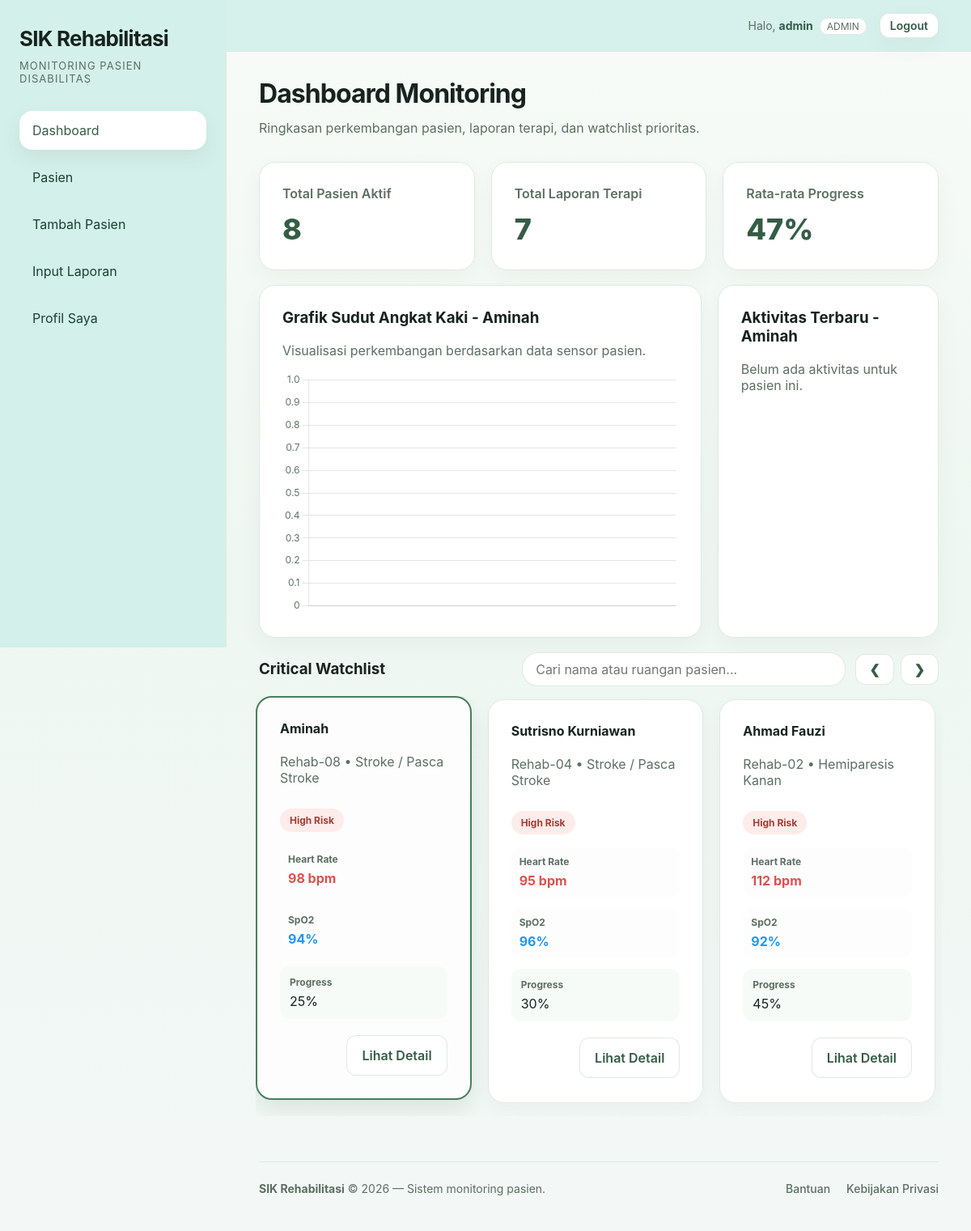
Page /index.php (signed in) on the committed database.
### tables this page shows
CREATE TABLE patients (
    id INT PRIMARY KEY AUTO_INCREMENT,
    code VARCHAR(20) NOT NULL UNIQUE,
    name VARCHAR(100) NOT NULL,
    age INT NOT NULL,
    gender ENUM('L','P') NOT NULL,
    address VARCHAR(150),
    diagnosis VARCHAR(100) NOT NULL,
    disability_type VARCHAR(50) NOT NULL,
    status ENUM('stable','monitoring','high-risk','urgent') NOT NULL DEFAULT 'monitoring',
    room VARCHAR(50),
    blood_type VARCHAR(5),
    admission_date DATE,
    clinician VARCHAR(100),
    progress INT DEFAULT 0,
    phase VARCHAR(30),
    latest_assessment DATETIME,
    heart_rate INT,
    spo2 INT,
    blood_pressure VARCHAR(15)
);

### includes/functions.php (called while the page is built, shortened)
<?php
function h(?string $value): string
{
    return htmlspecialchars((string)$value, ENT_QUOTES, 'UTF-8');
}
function getSummary(PDO $pdo): array
{
    $totalPatients = (int)$pdo->query("SELECT COUNT(*) FROM patients")->fetchColumn();
    $activeReports = (int)$pdo->query("SELECT COUNT(*) FROM reports")->fetchColumn();
    $avgProgress = (int)$pdo->query("SELECT COALESCE(AVG(progress), 0) FROM patients")->fetchColumn();
    return [
        'totalPatients' => $totalPatients,
        'activeReports' => $activeReports,
        'avgProgress' => $avgProgress,
    ];
}
function getSensorReadings(PDO $pdo, int $patientId): array
{
    $stmt = $pdo->prepare("SELECT * FROM sensor_readings WHERE patient_id = ? ORDER BY session_date ASC, id ASC");
    $stmt->execute([$patientId]);
    return $stmt->fetchAll();
}
function getWatchlist(PDO $pdo): array
{
    $sql = "SELECT * FROM patients ORDER BY FIELD(status, 'high-risk', 'urgent', 'monitoring', 'stable'), progress ASC";
    return $pdo->query($sql)->fetchAll();
}
function statusLabel(string $status): string
{
    $map = [
        'stable' => 'Stable',
        'monitoring' => 'Monitoring',
        'high-risk' => 'High Risk',
        'urgent' => 'Urgent',
    ];
    return $map[$status] ?? ucfirst($status);
}
?>

### index.php (the view, shortened to what this page needs)
<?php
require 'includes/db.php';
require 'includes/functions.php';
$summary = getSummary($pdo);
$watchlist = getWatchlist($pdo);
$selectedPatientId = isset($_GET['patient_id']) ? (int)$_GET['patient_id'] : null;
if ($selectedPatientId) {
    $chartPatient = getPatientById($pdo, $selectedPatientId);
} else {
    $chartPatient = $watchlist[0] ?? getPatients($pdo)[0] ?? null;
}
$activities = getActivities($pdo, $chartPatient ? (int)$chartPatient['id'] : null);
$chartData = $chartPatient ? getSensorReadings($pdo, (int)$chartPatient['id']) : [];
require 'includes/header.php';
?>
<div class="topbar">
    <div class="page-title">
        <h2>Dashboard Monitoring</h2>
        <p>Ringkasan perkembangan pasien, laporan terapi, dan watchlist prioritas.</p>
    </div>
</div>
<section class="stats-grid">
    <div class="card"><div class="muted" style="font-weight: 600;">Total Pasien Aktif</div><div class="stat-value"><?= $summary['totalPatients'] ?></div></div>
    <div class="card"><div class="muted" style="font-weight: 600;">Total Laporan Terapi</div><div class="stat-value"><?= $summary['activeReports'] ?></div></div>
    <div class="card"><div class="muted" style="font-weight: 600;">Rata-rata Progress</div><div class="stat-value"><?= $summary['avgProgress'] ?>%</div></div>
</section>
<section class="grid-2 mt-18">
    <div class="card">
        <h3>Grafik Sudut Angkat Kaki <?= $chartPatient ? '- ' . h($chartPatient['name']) : '' ?></h3>
        <p class="muted">Visualisasi perkembangan berdasarkan data sensor pasien.</p>
        <div class="chart-container">
            <canvas id="dashboardChart"></canvas>
        </div>
        <script>
            window.dashboardChartData = {
                labels: <?= json_encode(array_column($chartData, 'session_date')) ?>,
                values: <?= json_encode(array_map('floatval', array_column($chartData, 'angle'))) ?>,
                title: <?= json_encode($chartPatient ? $chartPatient['name'] : 'Tidak ada data') ?>
            };
        </script>
    </div>
    <div class="card">
        <h3>Aktivitas Terbaru <?= $chartPatient ? '- ' . h($chartPatient['name']) : '' ?></h3>
        <?php if (empty($activities)): ?>
            <p class="muted">Belum ada aktivitas untuk pasien ini.</p>
        <?php endif; ?>
    </div>
</section>
<section class="mt-18">
    <div style="display: flex; justify-content: space-between; align-items: center; margin-bottom: 16px; flex-wrap: wrap; gap: 12px;">
        <h3 style="margin: 0;">Critical Watchlist</h3>
        <div style="flex: 1; min-width: 200px; max-width: 400px; margin-left: auto;">
            <input type="text" id="dashboard-search" class="input" placeholder="Cari nama atau ruangan pasien..." style="padding: 10px 16px; border-radius: 20px;">
        </div>
        <div style="display: flex; gap: 8px;">
            <button class="btn btn-secondary" onclick="slideWatchlist(-1)" style="padding: 8px 16px; font-size: 16px; border-radius: 12px;">&#10094;</button>
            <button class="btn btn-secondary" onclick="slideWatchlist(1)" style="padding: 8px 16px; font-size: 16px; border-radius: 12px;">&#10095;</button>
        </div>
    </div>
    <div id="watchlist-track" class="slider-track">
        <?php foreach ($watchlist as $patient): ?>
            <?php
            $isSelected = $chartPatient && $chartPatient['id'] === $patient['id'];
            $cardStyle = 'cursor: pointer; transition: all 0.2s ease;';
            if ($isSelected) {
                $cardStyle .= ' border: 2px solid var(--primary); box-shadow: 0 12px 28px rgba(74, 125, 93, 0.15); transform: translateY(-4px); background: #fdfdfd;';
            }
            ?>
            <div class="card slider-card" style="<?= $cardStyle ?>" onclick="if(!event.target.closest('a')) window.location.href='?patient_id=<?= (int)$patient['id'] ?>'">
                <h4><?= h($patient['name']) ?></h4>
                <p class="muted"><?= h($patient['room']) ?> • <?= h($patient['diagnosis']) ?></p>
                <p class="status <?= h($patient['status']) ?>"><?= h(statusLabel($patient['status'])) ?></p>
                <div class="kv single" style="margin-top: 16px;">
                    <div class="item" style="background: #fdfdfd; padding: 10px;"><strong>Heart Rate</strong><span style="color: var(--danger); font-weight: bold;"><?= h((string)$patient['heart_rate']) ?> bpm</span></div>
                    <div class="item" style="background: #fdfdfd; padding: 10px;"><strong>SpO2</strong><span style="color: #2196F3; font-weight: bold;"><?= h((string)$patient['spo2']) ?>%</span></div>
                    <div class="item"><strong>Progress</strong><span><?= h((string)$patient['progress']) ?>%</span></div>
                </div>
                <div class="footer-actions">
                    <a class="btn btn-secondary" href="patient-detail.php?id=<?= (int)$patient['id'] ?>">Lihat Detail</a>
                </div>
            </div>
        <?php endforeach; ?>
    </div>
</section>
<?php require 'includes/footer.php'; ?>

### css/style.css (style rules this page uses)
:root { --primary: #4a7d5d; --primary-dark: #355c46; --primary-light: #e8f3ea; --surface: #ffffff; --bg: #f7fbf8; --text: #17231e; --muted: #5c6f62; --border: #dfe8e2; --danger: #d9534f; --warning: #eb9a3d; --success: #2d8b55; --shadow: 0 10px 30px rgba(23, 39, 31, 0.04); }
* { box-sizing: border-box; }
html { scroll-behavior: smooth; }
body { margin: 0; min-height: 100vh; font-family: 'Inter', system-ui, -apple-system, BlinkMacSystemFont, 'Segoe UI', sans-serif; background: linear-gradient(180deg, #f8fbf7 0%, #eef7f1 45%, #f3f8f6 100%); color: var(--text); }
a { color: inherit; text-decoration: none; }
button, input, select, textarea { font: inherit; }
.main > * { animation: fadeInUp 0.5s cubic-bezier(0.2, 0.8, 0.2, 1) backwards; }
.main > *:nth-child(2) { animation-delay: 0.2s; }
.main > *:nth-child(3) { animation-delay: 0.3s; }
.main > *:nth-child(4) { animation-delay: 0.4s; }
.main > *:nth-child(5) { animation-delay: 0.5s; }
.topbar { display: flex; justify-content: space-between; align-items: flex-start; gap: 18px; margin-bottom: 28px; }
.page-title h2 { margin: 0; font-size: clamp(2rem, 2.6vw, 3rem); letter-spacing: -0.03em; }
.page-title p { margin: 10px 0 0; color: var(--muted); max-width: 680px; line-height: 1.7; }
.stats-grid, .grid-2, .grid-3 { display: grid; gap: 20px; }
.stats-grid { grid-template-columns: repeat(3, minmax(0, 1fr)); }
.grid-2 { grid-template-columns: minmax(0, 2fr) minmax(0, 1fr); }
.slider-track { display: flex; gap: 20px; overflow-x: auto; padding: 4px 4px 16px 4px; margin: -4px; scroll-snap-type: x mandatory; scrollbar-width: none; overflow-anchor: none; }
.slider-card { width: calc((100% - 40px) / 3); flex-shrink: 0; scroll-snap-align: start; }
.card { background: var(--surface); border: 1px solid var(--border); border-radius: 20px; padding: 28px; box-shadow: var(--shadow); transition: transform 0.3s ease, box-shadow 0.3s ease; }
.card h3, .card h4 { margin-top: 0; }
.stat-value { font-size: clamp(2rem, 3vw, 3rem); font-weight: 800; margin-top: 12px; color: var(--primary-dark); }
.muted { color: var(--muted); }
.status { display: inline-block; padding: 7px 12px; border-radius: 999px; font-size: 12px; font-weight: 700; margin: 12px 0 0; }
.status.high-risk { background: #fdecea; color: #a43d35; }
.input, .select, .textarea { width: 100%; padding: 14px 16px; border: 1px solid rgba(223, 232, 226, 0.95); background: #ffffff; border-radius: 16px; transition: border-color 0.2s ease, box-shadow 0.2s ease; }
.kv { display: grid; grid-template-columns: repeat(2, 1fr); gap: 14px; }
.kv.single { grid-template-columns: 1fr; }
.kv .item { background: #f7fbf8; border-radius: 12px; padding: 12px; }
.kv .item strong { display: block; font-size: 12px; color: var(--muted); margin-bottom: 6px; }
.chart-container { position: relative; height: 300px; width: 100%; margin-top: 16px; }
.footer-actions { display: flex; justify-content: flex-end; gap: 12px; margin-top: 20px; }
.btn { border: 0; border-radius: 12px; padding: 14px 18px; font-weight: 600; cursor: pointer; transition: transform 0.2s ease, background 0.2s ease, box-shadow 0.2s ease; }
.btn-secondary { background: #ffffff; border: 1px solid rgba(223, 232, 226, 0.95); color: var(--primary-dark); }
.mt-18 { margin-top: 18px; }

### rows in the picture
patients: name "Aminah", room "Rehab-08", diagnosis "Stroke / Pasca Stroke", status "High Risk", heart_rate "98", spo2 "94", progress "25"
patients: name "Sutrisno Kurniawan", room "Rehab-04", diagnosis "Stroke / Pasca Stroke", status "High Risk", heart_rate "95", spo2 "96", progress "30"
patients: name "Ahmad Fauzi", room "Rehab-02", diagnosis "Hemiparesis Kanan", status "High Risk", heart_rate "112", spo2 "92", progress "45"

### other values in the picture
$_SESSION['username'] "admin"
$_SESSION['role'] "ADMIN"
$summary['totalPatients'] "8"
$summary['activeReports'] "7"
$summary['avgProgress'] "47"
